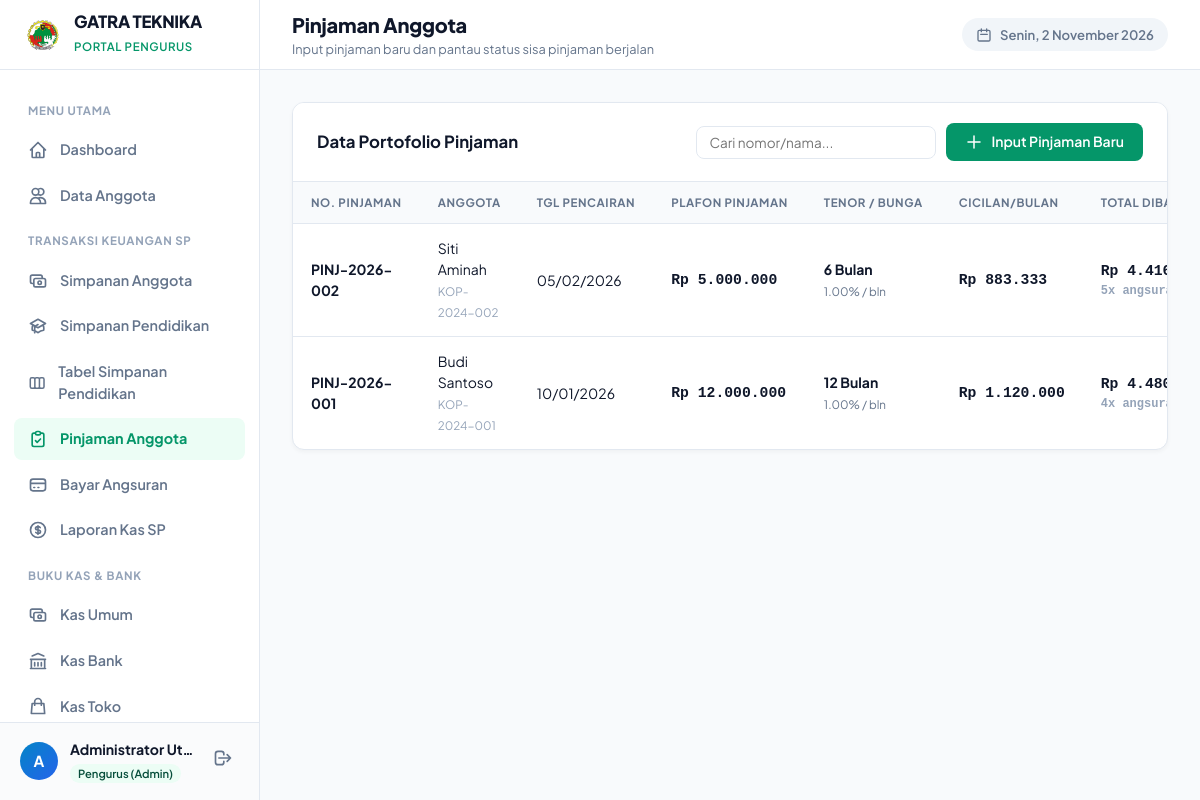
/admin/pinjaman.php (signed in), run on an earlier commit of the app's database.
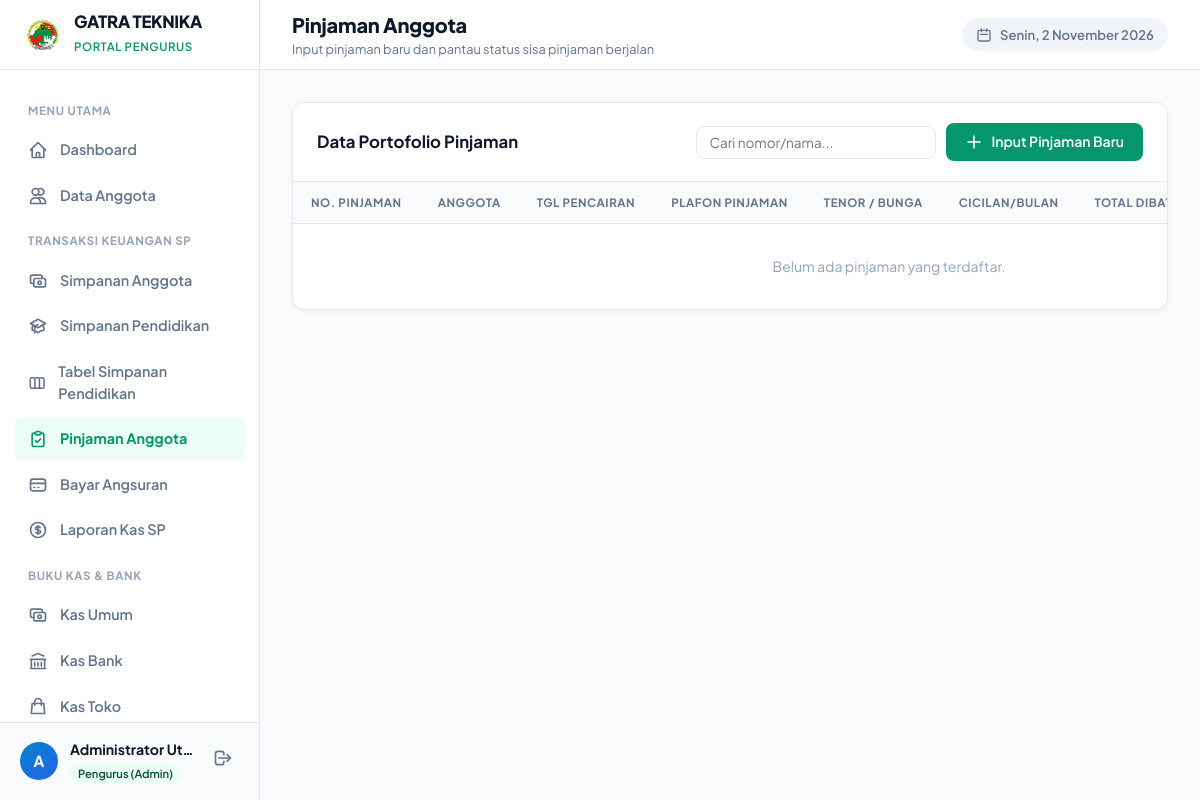
And on a later commit of the database.
### tables this page shows
CREATE TABLE `pinjaman` (
  `id` INT AUTO_INCREMENT PRIMARY KEY,
  `no_pinjaman` VARCHAR(40) UNIQUE NOT NULL,
  `anggota_id` INT NOT NULL,
  `jumlah_pinjaman` DECIMAL(15,2) NOT NULL,
  `bunga_persen` DECIMAL(5,2) NOT NULL DEFAULT 1.0,
  `lama_bulan` INT NOT NULL,
  `angsuran_pokok` DECIMAL(15,2) NOT NULL,
  `angsuran_bunga` DECIMAL(15,2) NOT NULL,
  `total_angsuran_bulanan` DECIMAL(15,2) NOT NULL,
  `total_harus_dibayar` DECIMAL(15,2) NOT NULL,
  `tanggal_pengajuan` DATE NOT NULL,
  `tanggal_pencairan` DATE NULL,
  `status` ENUM('menunggu', 'disetujui', 'ditolak', 'berjalan', 'lunas') DEFAULT 'berjalan',
  `keterangan` TEXT NULL,
  `asuransi` DECIMAL(15,2) DEFAULT 0,
  `created_at` DATETIME DEFAULT CURRENT_TIMESTAMP,
  FOREIGN KEY (`anggota_id`) REFERENCES `anggota`(`id`) ON DELETE CASCADE
);

CREATE TABLE `anggota` (
  `id` INT AUTO_INCREMENT PRIMARY KEY,
  `user_id` INT NULL,
  `no_anggota` VARCHAR(30) UNIQUE NOT NULL,
  `nama` VARCHAR(100) NOT NULL,
  `nik` VARCHAR(30) NULL,
  `alamat` TEXT NULL,
  `no_telp` VARCHAR(30) NULL,
  `pekerjaan` VARCHAR(100) NULL,
  `tanggal_bergabung` DATE NOT NULL,
  `tanggal_keluar` DATE NULL,
  `status` ENUM('aktif', 'nonaktif') DEFAULT 'aktif',
  FOREIGN KEY (`user_id`) REFERENCES `users`(`id`) ON DELETE SET NULL
);

### config/helper.php (called while the page is built, shortened)
<?php
function rupiah($angka) {
    return "Rp\xc2\xa0" . number_format((float)$angka, 0, ',', '.');
}
function tgl_indo($tanggal, $cetak_hari = false) {
    $hari = array ( 1 => 'Senin',
        'Selasa',
        'Rabu',
        'Kamis',
        'Jumat',
        'Sabtu',
        'Minggu'
    );
    $bulan = array (1 => 'Januari',
        'Februari',
        'Maret',
        'April',
        'Mei',
        'Juni',
        'Juli',
        'Agustus',
        'September',
        'Oktober',
        'November',
        'Desember'
    );
    $split    = explode('-', date('Y-m-d', strtotime($tanggal)));
    $tgl_indo = (int)$split[2] . ' ' . $bulan[(int)$split[1]] . ' ' . $split[0];
    if ($cetak_hari) {
        $num = date('N', strtotime($tanggal));
        return $hari[$num] . ', ' . $tgl_indo;
    }
    return $tgl_indo;
}
function is_logged_in() {
    return isset($_SESSION['user_id']) && !empty($_SESSION['user_id']);
}
function current_user() {
    return [
        'id' => $_SESSION['user_id'],
        'username' => $_SESSION['username'],
        'nama_lengkap' => $_SESSION['nama_lengkap'],
        'role' => $_SESSION['role'],
        'anggota_id' => $_SESSION['anggota_id'] ?? null,
        'no_anggota' => $_SESSION['no_anggota'] ?? null
    ];
}

### admin/pinjaman.php (the view, shortened to what this page needs)
<?php
require_once __DIR__ . '/../config/database.php';
require_once __DIR__ . '/../config/helper.php';
$listPinjaman = $db->query("
    SELECT p.*, a.nama as nama_anggota, a.no_anggota,
            COALESCE(SUM(ag.jumlah_bayar), 0) as total_dibayar,
            COALESCE(SUM(ag.angsuran_pokok), 0) as pokok_dibayar,
            COUNT(ag.id) as kali_angsuran
    FROM pinjaman p
    JOIN anggota a ON p.anggota_id = a.id
    LEFT JOIN angsuran ag ON p.id = ag.pinjaman_id
    GROUP BY p.id
    ORDER BY p.id DESC
")->fetchAll();
$pageTitle = 'Pinjaman Anggota';
$pageSubtitle = 'Input pinjaman baru dan pantau status sisa pinjaman berjalan';
$activePage = 'pinjaman';
require_once __DIR__ . '/header.php';
?>
<div class="card" style="margin-bottom: 24px;">
  <div class="card-header">
    <h3>Data Portofolio Pinjaman</h3>
    <div class="card-header-actions">
      <input type="text" class="form-control" style="width: 240px; padding: 7px 12px; font-size: 0.85rem;" placeholder="Cari nomor/nama..." data-table-search="tablePinjaman">
      <button type="button" class="btn btn-primary" onclick="openModal('modalTambahPinjaman'); updateLoanEstimasi();">
        <svg width="18" height="18" fill="none" stroke="currentColor" viewBox="0 0 24 24"><path stroke-linecap="round" stroke-linejoin="round" stroke-width="2" d="M12 4v16m8-8H4"/></svg>
        Input Pinjaman Baru
      </button>
    </div>
  </div>
  <div class="table-responsive">
    <table class="table" id="tablePinjaman">
      <thead>
        <tr>
          <th>No. Pinjaman</th>
          <th>Anggota</th>
          <th>Tgl Pencairan</th>
          <th>Plafon Pinjaman</th>
          <th>Tenor / Bunga</th>
          <th>Cicilan/Bulan</th>
          <th>Total Dibayar</th>
        </tr>
      </thead>
      <tbody>
        <?php if (empty($listPinjaman)): ?>
          <tr><td colspan="10" style="text-align:center; padding:32px; color:var(--text-subtle);">Belum ada pinjaman yang terdaftar.</td></tr>
        <?php else: ?>
          <?php foreach ($listPinjaman as $p):
          ?>
            <tr>
              <td><strong><?= htmlspecialchars($p['no_pinjaman']) ?></strong></td>
              <td>
                <div><?= htmlspecialchars($p['nama_anggota']) ?></div>
                <small style="color:var(--text-subtle);"><?= htmlspecialchars($p['no_anggota']) ?></small>
              </td>
              <td><?= date('d/m/Y', strtotime($p['tanggal_pencairan'] ?? $p['tanggal_pengajuan'])) ?></td>
              <td class="table-amount"><?= rupiah($p['jumlah_pinjaman']) ?></td>
              <td>
                <div><strong><?= $p['lama_bulan'] ?> Bulan</strong></div>
                <small style="color:var(--text-muted);"><?= $p['bunga_persen'] ?>% / bln</small>
              </td>
              <td class="table-amount text-blue"><?= rupiah($p['total_angsuran_bulanan']) ?></td>
              <td class="table-amount text-green">
                <?= rupiah($p['total_dibayar']) ?>
                <div style="font-size:0.75rem; color:var(--text-subtle);"><?= $p['kali_angsuran'] ?>x angsuran</div>
              </td>
            </tr>
          <?php endforeach; ?>
        <?php endif; ?>
      </tbody>
    </table>
  </div>
</div>
<?php require_once __DIR__ . '/footer.php'; ?>

### admin/header.php (shortened to what this page needs)
<?php
require_once __DIR__ . '/../config/helper.php';
$currentUser = current_user();
$activePage = $activePage ?? 'dashboard';
?>
<!DOCTYPE html>
<html lang="id">
<head>
  <link rel="stylesheet" href="../assets/css/style.css?v=<?= filemtime(__DIR__ . '/../assets/css/style.css') ?>">
</head>
<body>
<div class="app-container">
  <aside class="sidebar" id="sidebar">
    <div class="sidebar-header">
      <div class="brand-icon" style="background: transparent; box-shadow: none; width: 38px; height: 38px;">
        <img src="../assets/img/logo.png" alt="Logo" style="width: 100%; height: 100%; object-fit: contain;">
      </div>
      <div class="brand-info">
        <h1>GATRA TEKNIKA</h1>
        <span>Portal Pengurus</span>
      </div>
    </div>
    <nav class="sidebar-nav">
      <div class="nav-section-title">Menu Utama</div>
      <a href="index.php" class="nav-link <?= ($activePage === 'dashboard') ? 'active' : '' ?>">
        <svg fill="none" stroke="currentColor" viewBox="0 0 24 24"><path stroke-linecap="round" stroke-linejoin="round" d="M3 12l2-2m0 0l7-7 7 7M5 10v10a1 1 0 001 1h3m10-11l2 2m-2-2v10a1 1 0 01-1 1h-3m-6 0a1 1 0 001-1v-4a1 1 0 011-1h2a1 1 0 011 1v4a1 1 0 001 1m-6 0h6"/></svg>
        <span>Dashboard</span>
      </a>
      <a href="anggota.php" class="nav-link <?= ($activePage === 'anggota') ? 'active' : '' ?>">
        <svg fill="none" stroke="currentColor" viewBox="0 0 24 24"><path stroke-linecap="round" stroke-linejoin="round" d="M12 4.354a4 4 0 110 5.292M15 21H3v-1a6 6 0 0112 0v1zm0 0h6v-1a6 6 0 00-9-5.197M13 7a4 4 0 11-8 0 4 4 0 018 0z"/></svg>
        <span>Data Anggota</span>
      </a>
      <div class="nav-section-title">Transaksi Keuangan SP</div>
      <a href="simpanan.php" class="nav-link <?= ($activePage === 'simpanan') ? 'active' : '' ?>">
        <svg fill="none" stroke="currentColor" viewBox="0 0 24 24"><path stroke-linecap="round" stroke-linejoin="round" d="M17 9V7a2 2 0 00-2-2H5a2 2 0 00-2 2v6a2 2 0 002 2h2m2 4h10a2 2 0 002-2v-6a2 2 0 00-2-2H9a2 2 0 00-2 2v6a2 2 0 002 2zm7-5a2 2 0 11-4 0 2 2 0 014 0z"/></svg>
        <span>Simpanan Anggota</span>
      </a>
      <a href="simpanan_pendidikan.php" class="nav-link <?= ($activePage === 'simpanan_pendidikan') ? 'active' : '' ?>">
        <span>Simpanan Pendidikan</span>
      </a>
      <a href="simpanan_pendidikan_tabel.php" class="nav-link <?= ($activePage === 'simpanan_pendidikan_tabel') ? 'active' : '' ?>">
        <span>Tabel Simpanan Pendidikan</span>
      </a>
      <a href="pinjaman.php" class="nav-link <?= ($activePage === 'pinjaman') ? 'active' : '' ?>">
        <svg fill="none" stroke="currentColor" viewBox="0 0 24 24"><path stroke-linecap="round" stroke-linejoin="round" d="M9 5H7a2 2 0 00-2 2v12a2 2 0 002 2h10a2 2 0 002-2V7a2 2 0 00-2-2h-2M9 5a2 2 0 002 2h2a2 2 0 002-2M9 5a2 2 0 012-2h2a2 2 0 012 2m-6 9l2 2 4-4"/></svg>
        <span>Pinjaman Anggota</span>
      </a>
      <a href="angsuran.php" class="nav-link <?= ($activePage === 'angsuran') ? 'active' : '' ?>">
        <svg fill="none" stroke="currentColor" viewBox="0 0 24 24"><path stroke-linecap="round" stroke-linejoin="round" d="M3 10h18M7 15h1m4 0h1m-7 4h12a3 3 0 003-3V8a3 3 0 00-3-3H6a3 3 0 00-3 3v8a3 3 0 003 3z"/></svg>
        <span>Bayar Angsuran</span>
      </a>
      <a href="laporan_kas_sp.php" class="nav-link <?= ($activePage === 'laporan_kas_sp') ? 'active' : '' ?>">
        <svg fill="none" stroke="currentColor" viewBox="0 0 24 24"><path stroke-linecap="round" stroke-linejoin="round" stroke-width="2" d="M12 8c-1.657 0-3 .895-3 2s1.343 2 3 2 3 .895 3 2-1.343 2-3 2m0-8c1.11 0 2.08.402 2.599 1M12 8V7m0 1v8m0 0v1m0-1c-1.11 0-2.08-.402-2.599-1M21 12a9 9 0 11-18 0 9 9 0 0118 0z"/></svg>
        <span>Laporan Kas SP</span>
      </a>
      <div class="nav-section-title">Buku Kas & Bank</div>
      <a href="kas_umum.php" class="nav-link <?= ($activePage === 'kas_umum') ? 'active' : '' ?>">
        <svg fill="none" stroke="currentColor" viewBox="0 0 24 24"><path stroke-linecap="round" stroke-linejoin="round" stroke-width="2" d="M17 9V7a2 2 0 00-2-2H5a2 2 0 00-2 2v6a2 2 0 002 2h2m2 4h10a2 2 0 002-2v-6a2 2 0 00-2-2H9a2 2 0 00-2 2v6a2 2 0 002 2zm7-5a2 2 0 11-4 0 2 2 0 014 0z"/></svg>
        <span>Kas Umum</span>
      </a>
      <a href="kas_bank.php" class="nav-link <?= ($activePage === 'kas_bank') ? 'active' : '' ?>">
        <svg fill="none" stroke="currentColor" viewBox="0 0 24 24"><path stroke-linecap="round" stroke-linejoin="round" stroke-width="2" d="M3 21h18M3 10h18M5 6l7-3 7 3M4 10v11M20 10v11M8 14v4M12 14v4M16 14v4"/></svg>
        <span>Kas Bank</span>
      </a>
      <a href="kas_toko.php" class="nav-link <?= ($activePage === 'kas_toko') ? 'active' : '' ?>">
        <svg fill="none" stroke="currentColor" viewBox="0 0 24 24"><path stroke-linecap="round" stroke-linejoin="round" stroke-width="2" d="M16 11V7a4 4 0 00-8 0v4M5 9h14l1 12H4L5 9z"/></svg>
        <span>Kas Toko</span>
      </a>
    </nav>
    <div class="sidebar-footer">
      <div class="user-snippet">
        <div class="user-avatar">
          <?= strtoupper(substr($currentUser['nama_lengkap'] ?? 'A', 0, 1)) ?>
        </div>
        <div class="user-details">
          <div class="user-name"><?= htmlspecialchars($currentUser['nama_lengkap']) ?></div>
          <span class="user-role-badge">Pengurus (Admin)</span>
        </div>
        <a href="../logout.php" class="btn-logout" title="Keluar">
          <svg width="20" height="20" fill="none" stroke="currentColor" viewBox="0 0 24 24"><path stroke-linecap="round" stroke-linejoin="round" stroke-width="2" d="M17 16l4-4m0 0l-4-4m4 4H7m6 4v1a3 3 0 01-3 3H6a3 3 0 01-3-3V7a3 3 0 013-3h4a3 3 0 013 3v1"/></svg>
        </a>
      </div>
    </div>
  </aside>
  <div class="main-wrapper">
    <header class="top-navbar">
      <div class="navbar-left">
        <div class="page-title-box">
          <h2><?= htmlspecialchars($pageTitle ?? 'Dashboard') ?></h2>
          <p><?= htmlspecialchars($pageSubtitle ?? 'Koperasi Simpan Pinjam Gatra Teknika') ?></p>
        </div>
      </div>
      <div class="navbar-right">
        <div class="date-pill">
          <svg width="16" height="16" fill="none" stroke="currentColor" viewBox="0 0 24 24"><path stroke-linecap="round" stroke-linejoin="round" stroke-width="2" d="M8 7V3m8 4V3m-9 8h10M5 21h14a2 2 0 002-2V7a2 2 0 00-2-2H5a2 2 0 00-2 2v12a2 2 0 002 2z"/></svg>
          <span><?= tgl_indo(date('Y-m-d'), true) ?></span>
        </div>
      </div>
    </header>
    <main class="content-body">

### admin/footer.php (shortened to what this page needs)
    </main>
  </div>
</div>
</body>
</html>

What changed in the data, as far as the page shows it:
removed pinjaman: no_pinjaman "PINJ-2026-002", anggota.nama "Siti Aminah", anggota.no_anggota "KOP-2024-002", tanggal_pencairan "05/02/2026", jumlah_pinjaman "Rp 5.000.000", lama_bulan "6", bunga_persen "1.00", total_angsuran_bulanan "Rp 883.333", total_dibayar "Rp…", kali_angsuran "5"
removed pinjaman: no_pinjaman "PINJ-2026-001", anggota.nama "Budi Santoso", anggota.no_anggota "KOP-2024-001", tanggal_pencairan "10/01/2026", jumlah_pinjaman "Rp 12.000.000", lama_bulan "12", bunga_persen "1.00", total_angsuran_bulanan "Rp 1.120.000", total_dibayar "Rp…", kali_angsuran "4"
Also different on the page:
text now shown: "Belum ada pinjaman yang terdaftar."
